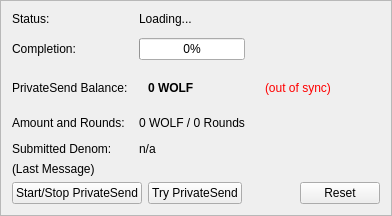
                <widget class="QFrame" name="framePrivateSend">
                    <property name="visible">
                        <bool>true</bool>
                    </property>
                    <property name="layoutDirection">
                        <enum>Qt::LeftToRight</enum>
                    </property>
                    <property name="frameShape">
                        <enum>QFrame::StyledPanel</enum>
                    </property>
                    <property name="frameShadow">
                        <enum>QFrame::Raised</enum>
                    </property>
                    <layout class="QVBoxLayout" name="VerticalLayout_PS1">
                        <item>
                            <layout class="QGridLayout" name="privateSendFormLayout">
                                <property name="horizontalSpacing">
                                    <number>11</number>
                                </property>
                                <property name="verticalSpacing">
                                    <number>12</number>
                                </property>
                                <item row="0" column="0">
                                    <widget class="QLabel" name="labelPrivateSendEnabledText">
                                        <property name="text">
                                            <string>Status:</string>
                                        </property>
                                    </widget>
                                </item>
                                <item row="0" column="1">
                                    <widget class="QLabel" name="labelPrivateSendEnabled">
                                        <property name="text">
                                            <string>Loading...</string>
                                        </property>
                                    </widget>
                                </item>
                                <item row="1" column="0">
                                    <widget class="QLabel" name="labelCompletitionText">
                                        <property name="text">
                                            <string>Completion:</string>
                                        </property>
                                    </widget>
                                </item>
                                <item row="1" column="1">
                                    <widget class="QProgressBar" name="privateSendProgress">
                                        <property name="maximumSize">
                                            <size>
                                                <width>154</width>
                                                <height>16777215</height>
                                            </size>
                                        </property>
                                        <property name="value">
                                            <number>0</number>
                                        </property>
                                    </widget>
                                </item>
                                <item row="2" column="0">
                                    <widget class="QLabel" name="labelAnonymizedText">
                                        <property name="text">
                                            <string>PrivateSend Balance:</string>
                                        </property>
                                    </widget>
                                </item>
                                <item row="2" column="1">
                                    <widget class="QFrame" name="framePrivateSendBalance">
                                        <layout class="QHBoxLayout">
                                            <item>
                                                <widget class="QLabel" name="labelAnonymized">
                                                    <property name="font">
                                                        <font>
                                                            <weight>75</weight>
                                                            <bold>true</bold>
                                                        </font>
                                                    </property>
                                                    <property name="text">
                                                        <string notr="true">0 WOLF</string>
                                                    </property>
                                                    
                                                </widget>
                                            </item>
                                            
                                            
                                        </layout>
                                    </widget>
                                </item>
                                <item row="2" column="2">
                                    <widget class="QFrame">
                                        <layout class="QHBoxLayout">
                                            <item>
                                                <widget class="QLabel" name="labelPrivateSendSyncStatus">
                                                    <property name="toolTip">
                                                        <string>The displayed information may be out of date. Your wallet automatically synchronizes with the WOLF network after a connection is established, but this process has not completed yet.</string>
                                                    </property>
                                                    <property name="styleSheet">
                                                        <string notr="true">QLabel { color: red; }</string>
                                                    </property>
                                                    <property name="text">
                                                        <string notr="true">(out of sync)</string>
                                                    </property>
                                                    <property name="alignment">
                                                        <set>Qt::AlignLeading|Qt::AlignLeft|Qt::AlignTop</set>
                                                    </property>
                                                </widget>
                                            </item>
                                        </layout>
                                    </widget>
                                </item>
                                <item row="2" column="3">
                                    <spacer name="horizontalSpacer_2">
                                        <property name="orientation">
                                            <enum>Qt::Horizontal</enum>
                                        </property>
                                        <property name="sizeHint" stdset="0">
                                            <size>
                                                <width>40</width>
                                                <height>20</height>
                                            </size>
                                        </property>
                                    </spacer>
                                </item>
                                <item row="3" column="0">
                                    <widget class="QLabel" name="labelAmountAndRoundsText">
                                        <property name="text">
                                            <string>Amount and Rounds:</string>
                                        </property>
                                    </widget>
                                </item>
                                <item row="3" column="1">
                                    <widget class="QLabel" name="labelAmountRounds">
                                        <property name="text">
                                            <string>0 WOLF / 0 Rounds</string>
                                        </property>
                                    </widget>
                                </item>
                                <item row="4" column="0">
                                    <widget class="QLabel" name="labelSubmittedDenomText">
                                        <property name="text">
                                            <string>Submitted Denom:</string>
                                        </property>
                                    </widget>
                                </item>
                                <item row="4" column="1">
                                    <widget class="QLabel" name="labelSubmittedDenom">
                                        <property name="toolTip">
                                            <string>The denominations you submitted to the Masternode.&lt;br&gt;To mix, other users must submit the exact same denominations.</string>
                                        </property>
                                        <property name="text">
                                            <string>n/a</string>
                                        </property>
                                    </widget>
                                </item>
                            </layout>
                        </item>
                        <item>
                            <layout class="QVBoxLayout" name="VerticalLayout_PS">
                                <item>
                                    <widget class="QLabel" name="labelPrivateSendLastMessage">
                                        <property name="text">
                                            <string>(Last Message)</string>
                                        </property>
                                        <property name="alignment">
                                            <set>Qt::AlignLeading|Qt::AlignLeft|Qt::AlignTop</set>
                                        </property>
                                        <property name="wordWrap">
                                            <bool>true</bool>
                                        </property>
                                    </widget>
                                </item>
                                <item>
                                    <layout class="QHBoxLayout">
                                        <item>
                                            <widget class="QPushButton" name="togglePrivateSend">
                                                <property name="text">
                                                    <string>Start/Stop PrivateSend</string>
                                                </property>
                                            </widget>
                                        </item>
                                        <item>
                                            <widget class="QPushButton" name="privateSendAuto">
                                                <property name="toolTip">
                                                    <string>Try to manually submit a PrivateSend request.</string>
                                                </property>
                                                <property name="text">
                                                    <string>Try PrivateSend</string>
                                                </property>
                                            </widget>
                                        </item>
                                        <item>
                                            <spacer name="horizontalSpacer">
                                                <property name="orientation">
                                                    <enum>Qt::Horizontal</enum>
                                                </property>
                                                <property name="sizeHint" stdset="0">
                                                    <size>
                                                        <width>40</width>
                                                        <height>20</height>
                                                    </size>
                                                </property>
                                            </spacer>
                                        </item>
                                        <item>
                                            <widget class="QPushButton" name="privateSendReset">
                                                <property name="toolTip">
                                                    <string>Reset the current status of PrivateSend (can interrupt PrivateSend if it's in the process of Mixing, which can cost you money!)</string>
                                                </property>
                                                <property name="autoFillBackground">
                                                    <bool>false</bool>
                                                </property>
                                                <property name="text">
                                                    <string>Reset</string>
                                                </property>
                                            </widget>
                                        </item>
                                    </layout>
                                </item>
                            </layout>
                        </item>
                    </layout>
                </widget>
